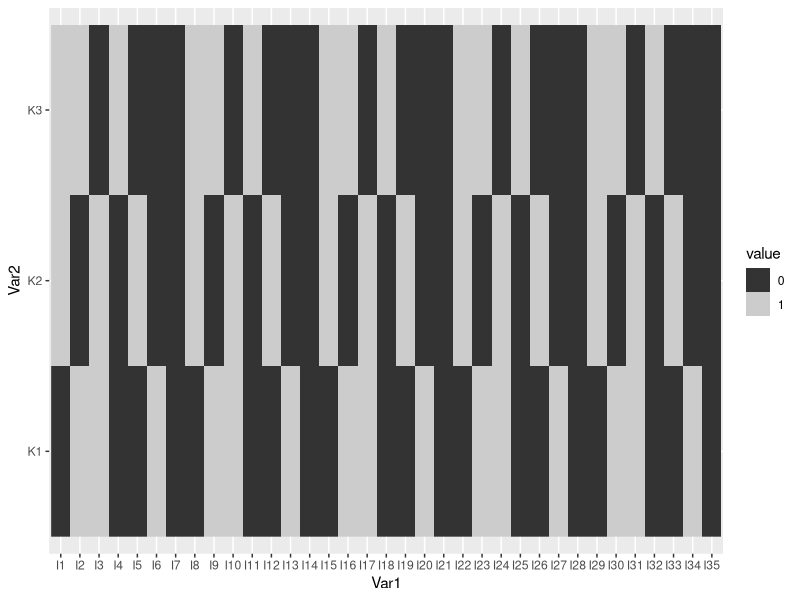

Write R code to recreate this figure.
library(ggplot2)
K <- 3
I <- 50
a <-  matrix(c(1,0,0,
               0,1,0,
               0,0,1,
               1,1,0,
               1,0,1,
               0,1,1,
               1,1,1,
               1,0,0,
               0,1,0,
               0,0,1,
               1,1,0,
               1,0,1,
               0,1,1,
               1,1,1,
               1,0,0,
               0,1,0,
               0,0,1,
               1,1,0,
               1,0,1,
               0,1,1,
               1,1,1,
               1,0,0,
               0,1,0,
               0,0,1,
               1,1,0,
               1,0,1,
               0,1,1,
               1,1,1,
               1,0,0,
               0,1,0,
               0,0,1,
               1,1,0,
               1,0,1,
               0,1,1,
               1,1,1), 
             ncol = K, byrow = TRUE)

colnames(a) <- c("K1","K2","K3")
rownames(a) <- paste(rep("I",35),1:35,sep = "")
library(reshape2)
meltA <- melt(a)
meltA$value <- ifelse(meltA$value==1,0,1)
meltA$value <- as.factor(meltA$value)


ggplot(meltA, aes(x = Var1, y = Var2)) + 
  geom_raster(aes(fill=value)) + 
  scale_fill_grey()
